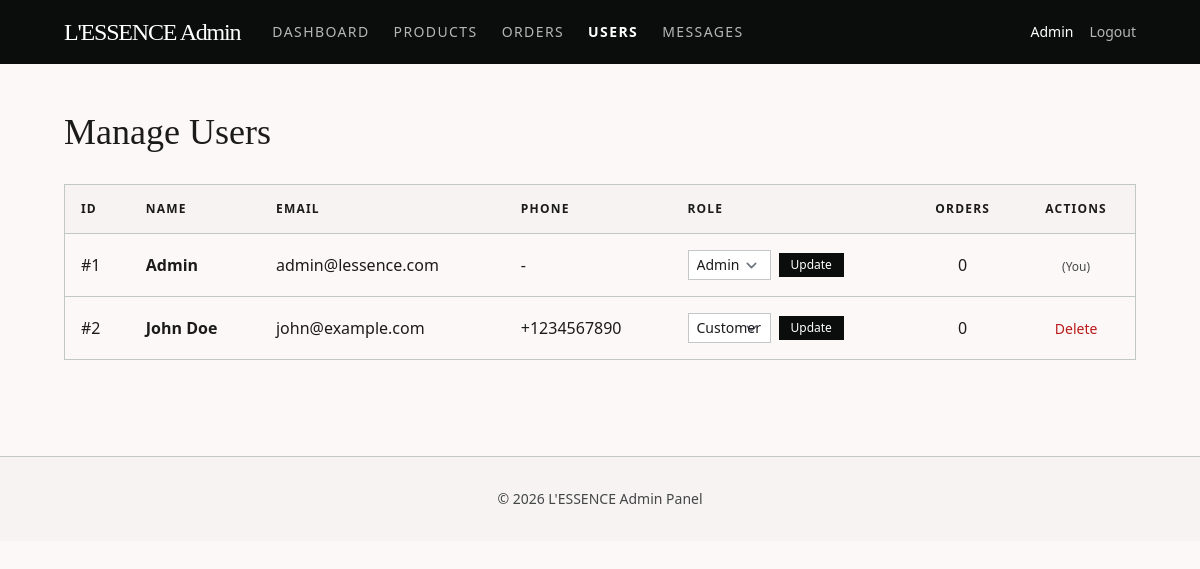
Screenshot of /admin/admin_users.php (signed in) with the database file from the repository.
### tables this page shows
CREATE TABLE IF NOT EXISTS users (
    user_id INT PRIMARY KEY AUTO_INCREMENT,
    full_name VARCHAR(100) NOT NULL,
    email VARCHAR(100) UNIQUE NOT NULL,
    password VARCHAR(255) NOT NULL,
    phone VARCHAR(20),
    address TEXT,
    role ENUM('customer', 'admin') DEFAULT 'customer',
    created_at TIMESTAMP DEFAULT CURRENT_TIMESTAMP
);

### admin/admin_users.php (the view, shortened to what this page needs)
<?php
require_once '../config/database.php';
$users = $pdo->query("SELECT u.*, COUNT(o.order_id) as order_count FROM users u LEFT JOIN orders o ON u.user_id = o.user_id GROUP BY u.user_id ORDER BY u.user_id")->fetchAll();
?>
<!DOCTYPE html>
<html class="light" lang="en">
<head>
    <script src="https://cdn.tailwindcss.com?plugins=forms,container-queries"></script>
</head>
<body>
<header class="w-full bg-primary text-white">
    <div class="flex justify-between items-center px-6 md:px-16 py-4 max-w-[1280px] mx-auto">
        <div class="flex items-center gap-8">
            <a class="font-display-lg text-2xl tracking-tighter" href="admin_dashboard.php">L'ESSENCE Admin</a>
            <nav class="hidden md:flex gap-6 text-sm uppercase tracking-widest">
                <a class="text-white/70 hover:text-white" href="admin_dashboard.php">Dashboard</a>
                <a class="text-white/70 hover:text-white" href="admin_products.php">Products</a>
                <a class="text-white/70 hover:text-white" href="admin_orders.php">Orders</a>
                <a class="text-white font-bold" href="admin_users.php">Users</a>
                <a class="text-white/70 hover:text-white" href="admin_messages.php">Messages</a>
            </nav>
        </div>
        <div class="flex items-center gap-4 text-sm">
            <span><?php echo htmlspecialchars($_SESSION['full_name'] ?? 'Admin'); ?></span>
            <a href="../logout.php" class="text-white/70 hover:text-white">Logout</a>
        </div>
    </div>
</header>
<main class="max-w-[1280px] mx-auto px-6 md:px-16 py-12">
    <h1 class="font-display-lg text-4xl mb-8">Manage Users</h1>
    <div class="overflow-x-auto">
        <table class="w-full border border-outline-variant">
            <thead class="bg-surface-container-low">
                <tr class="text-left text-xs uppercase tracking-widest">
                    <th class="p-4">ID</th>
                    <th class="p-4">Name</th>
                    <th class="p-4">Email</th>
                    <th class="p-4">Phone</th>
                    <th class="p-4">Role</th>
                    <th class="p-4 text-center">Orders</th>
                    <th class="p-4 text-center">Actions</th>
                </tr>
            </thead>
            <tbody>
                <?php foreach ($users as $user): ?>
                <tr class="table-row border-t border-outline-variant">
                    <td class="p-4">#<?php echo $user['user_id']; ?></td>
                    <td class="p-4 font-bold"><?php echo htmlspecialchars($user['full_name']); ?></td>
                    <td class="p-4"><?php echo htmlspecialchars($user['email']); ?></td>
                    <td class="p-4"><?php echo htmlspecialchars($user['phone'] ?? '-'); ?></td>
                    <td class="p-4">
                        <form method="POST" action="" class="flex items-center gap-2">
                            <select name="role" class="border border-outline-variant bg-white px-2 py-1 text-sm">
                                <option value="customer" <?php echo $user['role'] === 'customer' ? 'selected' : ''; ?>>Customer</option>
                                <option value="admin" <?php echo $user['role'] === 'admin' ? 'selected' : ''; ?>>Admin</option>
                            </select>
                            <button type="submit" name="change_role" class="text-xs bg-primary text-white px-3 py-1 hover:opacity-90">Update</button>
                        </form>
                    </td>
                    <td class="p-4 text-center"><?php echo $user['order_count']; ?></td>
                    <td class="p-4 text-center">
                        <?php if ($user['user_id'] != $_SESSION['user_id']): ?>
                            <a href="?delete=<?php echo $user['user_id']; ?>" class="text-error hover:underline text-sm" onclick="return confirm('Delete this user? This will also delete their cart data.')">
                                Delete
                            </a>
                        <?php else: ?>
                            <span class="text-xs text-on-surface-variant">(You)</span>
                        <?php endif; ?>
                    </td>
                </tr>
                <?php endforeach; ?>
            </tbody>
        </table>
    </div>
</main>
<footer class="w-full py-8 bg-surface-container-low border-t border-outline-variant mt-12">
    <div class="max-w-[1280px] mx-auto px-6 md:px-16 text-center text-sm text-on-surface-variant">
        <p>© <?php echo date('Y'); ?> L'ESSENCE Admin Panel</p>
    </div>
</footer>
</body>
</html>

### admin/admin_users.php (style rules this page uses)
body { background: #fdf8f8; color: #1c1b1b; }

### rows the page displays
users: user_id "1", full_name "Admin", email "admin@lessence.com", phone "-", role "Admin", order_count "0", shows "(You)"
users: user_id "2", full_name "John Doe", email "john@example.com", phone "+1234567890", role "Customer", order_count "0"

### other values shown
$_SESSION['full_name'] "Admin"
